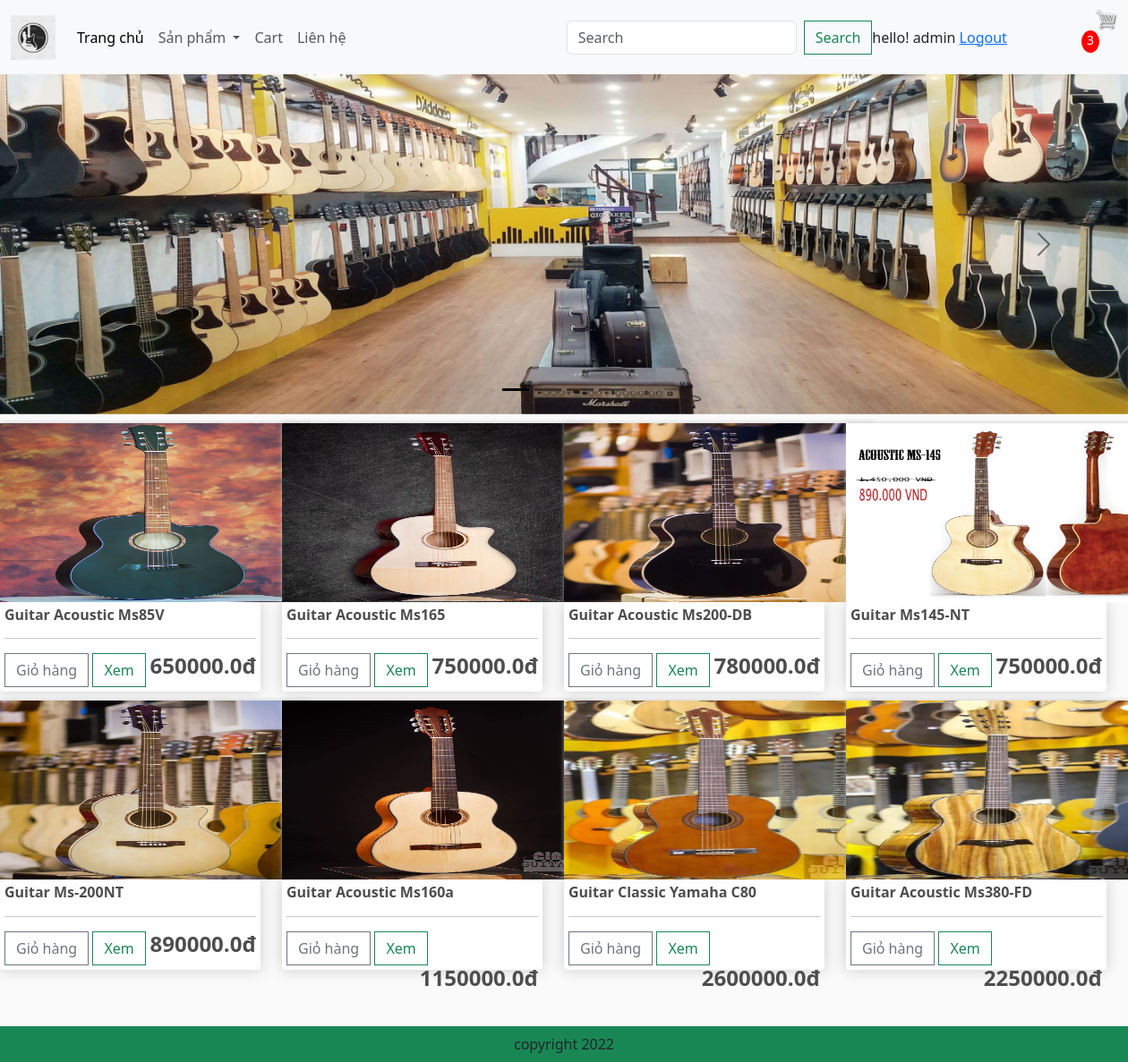
The app's page / (signed in) with its own data.
### app/models.py (models this page shows, shortened)
class Product(models.Model):
    name = models.CharField(max_length=200, null=True)
    price = models.FloatField()
    elect = models.BooleanField(default=False, null=True, blank=False)
    image = models.ImageField(null=True,blank=True)
    @property
    def ImageURL(self):
        try:
            url = self.image.url
        except:
            url = ''
        return url

### app/views.py (the view)
# urls.py: path('', views.home, name="home"),
def home(request):
    if request.user.is_authenticated:
        customer = request.user
        order, created = Order.objects.get_or_create(customer=customer, complete=False)
        items = order.orderitem_set.all()
        cartItems = order.get_cart_items
        user_not_login = "hidden"
        user_login = "show"
    else:
        items = []
        order = {'get_cart_items': 0, 'get_cart_total': 0}
        cartItems = order['get_cart_items']
        user_not_login = "show"
        user_login = "hidden"
    products = Product.objects.all()
    context = {'products': products, 'cartItems': cartItems,'user_not_login': user_not_login, 'user_login': user_login}
    return render(request, 'app/home.html', context,)

### app/models.py (called while the page is built)
    @property
    def get_cart_items(self):
        orderitems = self.orderitem_set.all()
        total = sum([item.quantity for item in orderitems])
        return total

### app/templates/app/home.html (shortened to what this page needs)
{% extends 'app/base.html'  %}
{% load static %}
{% block banner_slider %}
<div id="carouselExampleDark" class="carousel carousel-dark slide">
    <div class="carousel-indicators">
        <button type="button" data-bs-target="#carouselExampleDark" data-bs-slide-to="0" class="active" aria-current="true" aria-label="Slide 1"></button>
        <button type="button" data-bs-target="#carouselExampleDark" data-bs-slide-to="1" aria-label="Slide 2"></button>
        <button type="button" data-bs-target="#carouselExampleDark" data-bs-slide-to="2" aria-label="Slide 3"></button>
        <button type="button" data-bs-target="#carouselExampleDark" data-bs-slide-to="3" aria-label="Slide 4"></button>
    </div>
    <div class="carousel-inner">
        <div class="carousel-item active" data-bs-interval="10000">
            <img src="{% static 'app/images/banner/gioithieu1.jpg' %}" class="d-block w-100" alt="sữa con heo" height="380">
            <div class="carousel-caption d-none d-md-block">
            </div>
        </div>
    </div>
    <button class="carousel-control-prev" type="button" data-bs-target="#carouselExampleDark" data-bs-slide="prev">
        <span class="carousel-control-prev-icon" aria-hidden="true"></span>
    </button>
    <button class="carousel-control-next" type="button" data-bs-target="#carouselExampleDark" data-bs-slide="next">
        <span class="carousel-control-next-icon" aria-hidden="true"></span>
    </button>
</div>
{% endblock banner_slider %}
{% block main-content %}
<div class="row" style="width:100%">
    {%for product in products %}
     <div class="col-lg-3">
         <img class="thumbnail" src="{{product.ImageURL}}">
         <div class="box-element product">
             <h6><strong>{{product.name}}</strong></h6>
             <hr>
             <button data-product={{product.id}} data-action = "add" class="btn btn-outline-secondary add-btn update-cart">Giỏ hàng</button>
             <a class="btn btn-outline-success" href="#">Xem</a>
             <h4 style="display: inline-block; float: right"><strong>{{product.price}}đ</strong></h4>
         </div>
     </div>
     {% endfor %}
</div>
<br /><br /><br />
{% endblock main-content %}

### app/templates/app/base.html (shortened to what this page needs)
{% load static %}
<!DOCTYPE html>
<html>
    <head>
        <link href="https://cdn.jsdelivr.net/npm/bootstrap@5.3.0-alpha3/dist/css/bootstrap.min.css" rel="stylesheet">
        <link href="{%static 'app/css/style.css'%}" rel="stylesheet" />
        <link href="{%static 'app/css/owl.carousel.min.css'%}" rel="stylesheet" />
        <link href="{%static 'app/css/all.min.css'%}" rel="stylesheet" />
        <link rel="stylesheet" type="text/css" href="{% static 'app/css/main.css' %}">
        <link rel="stylesheet" href="">
    </head>
    <body>
      <nav class="navbar navbar-expand-lg bg-body-tertiary">
        <div class="container-fluid">
            <a class="navbar-brand" href="{% url 'home' %}">
                <img src="{% static 'app/images/logo.jpg' %}" width="50" height="50" />
            </a>
            <div class="collapse navbar-collapse" id="navbarSupportedContent">
                <ul class="navbar-nav me-auto mb-2 mb-lg-0">
                    <li class="nav-item">
                        <a class="nav-link active" aria-current="page" href="{% url 'home' %}">Trang chủ</a>
                    </li>
                    <li class="nav-item dropdown">
                        <a class="nav-link dropdown-toggle" href="#" role="button" data-bs-toggle="dropdown"
                           aria-expanded="false">
                            Sản phẩm
                        </a>
                    </li>
                    <li class="nav-item">
                        <a class="nav-link" href="{% url 'cart' %}">Cart</a>
                    </li>
                    <li class="nav-item">
                        <a class="nav-link" href="#">Liên hệ</a>
                    </li>
                </ul>
                <form class="d-flex" role="search" method='POST' action="{% url 'search' %}">
                    <input class="form-control me-2" type="search" placeholder="Search" aria-label="Search" name="searched">
                    <button class="btn btn-outline-success" type="submit">Search</button>
                </form>
            </div>
            <div class='form-inline my-2 my-lg-0' style="visibility: {{user_login}}">
                <span> hello! {{request.user}}</span>
                <span><a href= "{% url 'logout' %}"> Logout</a></span>
            </div>
            <div class='form-inline my-2 my-lg-0'>
                <a href="{% url 'cart' %}"><img id="cart-icon" src="{% static 'images/cart.png' %}"></a>
                <p id='cart-total' >{{cartItems}}</p>
            </div>
        </div>
      </nav>
      {% block banner_slider %}{% endblock banner_slider %}
      {% block main-content %}{% endblock main-content %}
      <footer class="container--fluid bg-success text-center fixed-bottom p-2">
          copyright 2022
      </footer>
    </body>
</html>

### app/static/app/css/main.css (style rules this page uses)
body { background-color: hsl(0, 0%, 98%); }
h1,h2,h3,h4,h5,h6 { color:hsl(0, 0%, 30%); }
.box-element { box-shadow:hsl(0, 0%, 80%) 0 0 16px; background-color: #fff; border-radius: 4px; padding: 5px; }
.thumbnail { width: 350px; height:200px; -webkit-box-shadow: -1px -3px 5px -2px rgba(214,214,214,1); -moz-box-shadow: -1px -3px 5px -2px rgba(214,214,214,1); box-shadow: -1px -3px 5px -2px rgba(214,214,214,1); }
.product { border-radius: 0 0 4px 4px; }
#cart-icon { width:25px; display: inline-block; margin-left: 15px; }
#cart-total { display: block; text-align: center; color:#fff; background-color: red; width: 20px; height: 25px; border-radius: 50%; font-size: 14px; }
.col-lg-3, .col-lg-4, .col-lg-6, .col-lg-8, .col-lg-12 { margin-top: 10px; }
.btn { border-radius: 0; }

### records on screen
Product: ImageURL (picture), name "Guitar Acoustic Ms85V", price "650000.0"
Product: ImageURL (picture), name "Guitar Acoustic Ms165", price "750000.0"
Product: ImageURL (picture), name "Guitar Acoustic Ms200-DB", price "780000.0"
Product: ImageURL (picture), name "Guitar Ms145-NT", price "750000.0"
Product: ImageURL (picture), name "Guitar Ms-200NT", price "890000.0"
Product: ImageURL (picture), name "Guitar Acoustic Ms160a", price "1150000.0"
Product: ImageURL (picture), name "Guitar Classic Yamaha C80", price "2600000.0"
Product: ImageURL (picture), name "Guitar Acoustic Ms380-FD", price "2250000.0"

### other values on screen
{{ request.user }} "admin"
{{ cartItems }} "3"
